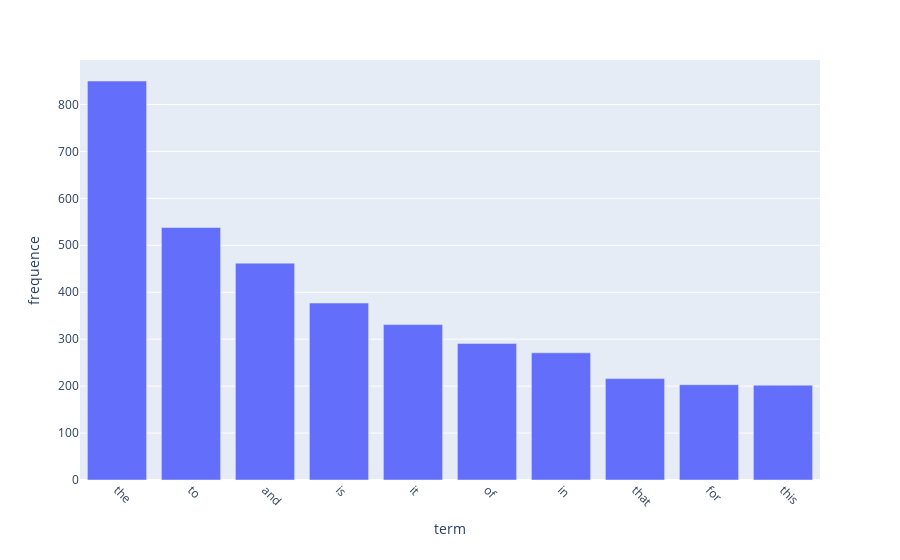

Notebook code for this chart:
### Code cell
term_frequencies = np.asarray(df_counts.sum(axis=0))[0]
top_idx=np.argsort(-term_frequencies )[:10]

draw_to=pd.DataFrame({"term":count_vect.get_feature_names_out()[top_idx],
                  "frequence":term_frequencies[top_idx]})
g=px.bar(draw_to,x="term",y="frequence")
g.update_traces(textposition="outside")
g.update_layout(xaxis_tickangle=45)
g.show()

### Figure 1 — Plotly figure (JSON) as saved in the notebook; plotly's stock layout.template omitted (floating-point values rounded to 4 significant figures)
{"data": [{"hovertemplate": "term=%{x}<br>frequence=%{y}<extra></extra>", "legendgroup": "", "marker": {"color": "#636efa", "pattern": {"shape": ""}}, "name": "", "orientation": "v", "showlegend": false, "textposition": "outside", "type": "bar", "x": ["the", "to", "and", "is", "it", "of", "in", "that", "for", "this"], "xaxis": "x", "y": [850, 538, 462, 377, 331, 291, 271, 216, 203, 202], "yaxis": "y"}], "layout": {"barmode": "relative", "legend": {"tracegroupgap": 0}, "margin": {"t": 60}, "xaxis": {"anchor": "y", "domain": [0, 1], "tickangle": 45, "title": {"text": "term"}}, "yaxis": {"anchor": "x", "domain": [0, 1], "title": {"text": "frequence"}}}}
